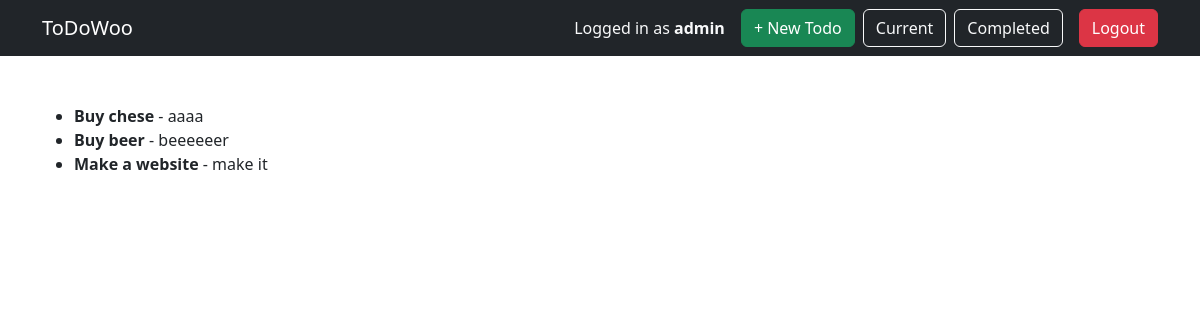
/current/ (signed in), run on an earlier commit of the app's database.
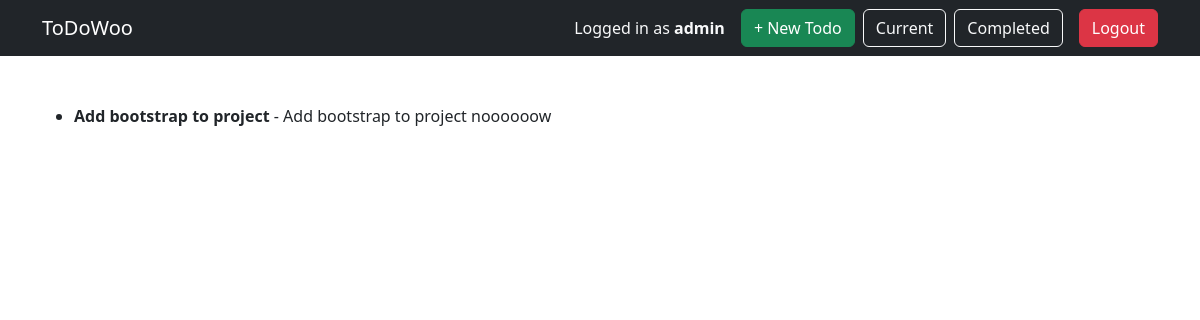
And on a later commit of the database.
### todo/models.py (models this page shows, shortened)
class Todo(models.Model):
    title=models.CharField(max_length=100)
    memo=models.TextField(blank=True)
    created_at=models.DateTimeField(auto_now_add=True)
    date_completed=models.DateTimeField(null=True,blank=True)
    important=models.BooleanField(default=False)
    user=models.ForeignKey(User,on_delete=models.CASCADE)

### todo/views.py (the view)
# urls.py: path('current/',views.currenttodos, name="currenttodos"),
@login_required
def currenttodos(request):
    todos=Todo.objects.filter(user=request.user,date_completed__isnull=True)
    return render(request,'todo/currenttodos.html',{'todos':todos})

### todo/templates/todo/currenttodos.html
{% extends 'todo/base.html' %}
{% block content %}
<br>
<ul>
    {% for todo in todos %}
    <li>{% if todo.important %}<b>{% endif%} {{ todo.title }}{% if todo.important %}</b>{% endif%}
          {% if todo.memo %} - {{ todo.memo }} {% endif %}</li>
    {% endfor %}
</ul>
{% endblock %}

### todo/templates/todo/base.html (shortened to what this page needs)
<!doctype html>
<html lang="en">
<head>
    <link href="https://cdn.jsdelivr.net/npm/bootstrap@5.3.2/dist/css/bootstrap.min.css"
          rel="stylesheet">
</head>
<body>
<nav class="navbar navbar-expand-lg navbar-dark bg-dark">
    <div class="container">
        <a class="navbar-brand" href="{% url 'currenttodos' %}">
            ToDoWoo
        </a>
        <div class="collapse navbar-collapse justify-content-end">
            {% if user.is_authenticated %}
                <span class="navbar-text me-3 text-light">
                    Logged in as <strong>{{ user.username }}</strong>
                </span>
                <a class="btn btn-success me-2" href="{% url 'createtodo' %}">
                    + New Todo
                </a>
                <a class="btn btn-outline-light me-2" href="{% url 'currenttodos' %}">
                    Current
                </a>
                <a class="btn btn-outline-light me-3" href="{% url 'completedtodos' %}">
                    Completed
                </a>
                <form action="{% url 'logoutuser' %}" method="POST" class="d-inline">
                    <button type="submit" class="btn btn-danger">
                        Logout
                    </button>
                </form>
            {% endif %}
        </div>
    </div>
</nav>
<div class="container mt-4">
    {% block content %}
    {% endblock %}
</div>
</body>
</html>

What changed in the data, as far as the page shows it:
no longer on this page (row edited): Todo: title "Buy chese", memo "aaaa"
no longer on this page (row edited): Todo: title "Buy beer", memo "beeeeeer"
removed Todo: title "Make a website", memo "make it"
added Todo: title "Add bootstrap to project", memo "Add bootstrap to project noooooow"
